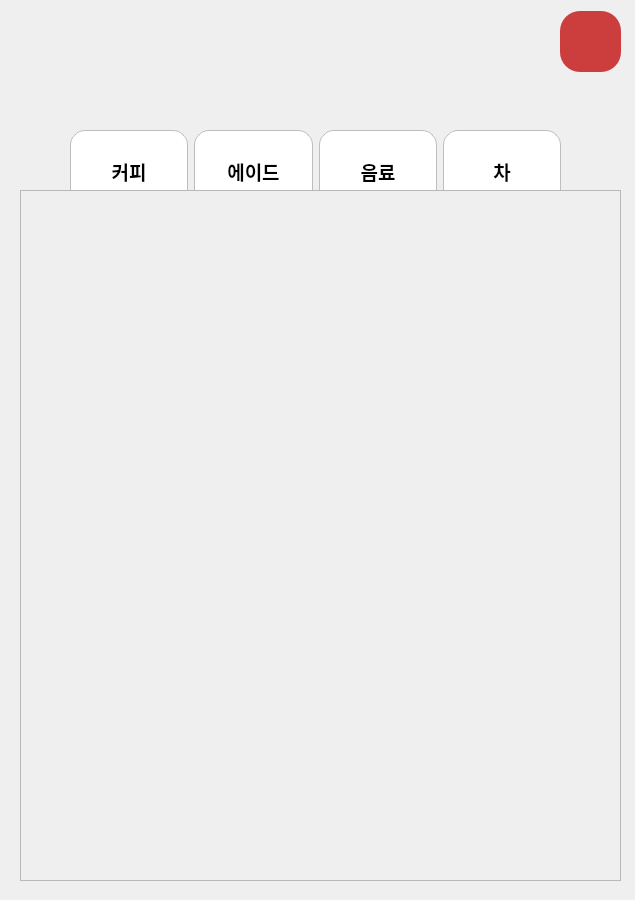
<?xml version="1.0" encoding="UTF-8"?>
<ui version="4.0">
 <class>Dialog</class>
 <widget class="QDialog" name="Dialog">
  <property name="geometry">
   <rect>
    <x>0</x>
    <y>0</y>
    <width>635</width>
    <height>900</height>
   </rect>
  </property>
  <property name="windowTitle">
   <string>Dialog</string>
  </property>
  <widget class="QLabel" name="label">
   <property name="geometry">
    <rect>
     <x>20</x>
     <y>10</y>
     <width>241</width>
     <height>62</height>
    </rect>
   </property>
   <property name="text">
    <string/>
   </property>
   <property name="pixmap">
    <pixmap>icon/logo.png</pixmap>
   </property>
   <property name="scaledContents">
    <bool>true</bool>
   </property>
  </widget>
  <widget class="QWidget" name="horizontalLayoutWidget">
   <property name="geometry">
    <rect>
     <x>70</x>
     <y>130</y>
     <width>491</width>
     <height>82</height>
    </rect>
   </property>
   <layout class="QHBoxLayout" name="categoryLayout">
    <item>
     <widget class="QPushButton" name="coffeeButton">
      <property name="sizePolicy">
       <sizepolicy hsizetype="Expanding" vsizetype="Preferred">
        <horstretch>0</horstretch>
        <verstretch>0</verstretch>
       </sizepolicy>
      </property>
      <property name="minimumSize">
       <size>
        <width>0</width>
        <height>80</height>
       </size>
      </property>
      <property name="font">
       <font>
        <family>Arial</family>
        <pointsize>14</pointsize>
        <weight>75</weight>
        <bold>true</bold>
       </font>
      </property>
      <property name="styleSheet">
       <string notr="true">QPushButton{
    background:white;
    border:1px solid #BDBDBD;
    border-radius:15px;
}

QPushButton:hover{
    background:white;
}

QPushButton:pressed{
    background:white;
}</string>
      </property>
      <property name="text">
       <string>커피</string>
      </property>
     </widget>
    </item>
    <item>
     <widget class="QPushButton" name="adeButton">
      <property name="sizePolicy">
       <sizepolicy hsizetype="Expanding" vsizetype="Preferred">
        <horstretch>0</horstretch>
        <verstretch>0</verstretch>
       </sizepolicy>
      </property>
      <property name="minimumSize">
       <size>
        <width>0</width>
        <height>80</height>
       </size>
      </property>
      <property name="font">
       <font>
        <family>Arial</family>
        <pointsize>14</pointsize>
        <weight>75</weight>
        <bold>true</bold>
       </font>
      </property>
      <property name="styleSheet">
       <string notr="true">QPushButton{
    background:white;
    border:1px solid #BDBDBD;
    border-radius:15px;
}

QPushButton:hover{
    background:white;
}

QPushButton:pressed{
    background:white;
}</string>
      </property>
      <property name="text">
       <string>에이드</string>
      </property>
     </widget>
    </item>
    <item>
     <widget class="QPushButton" name="drinkButton">
      <property name="sizePolicy">
       <sizepolicy hsizetype="Expanding" vsizetype="Preferred">
        <horstretch>0</horstretch>
        <verstretch>0</verstretch>
       </sizepolicy>
      </property>
      <property name="minimumSize">
       <size>
        <width>0</width>
        <height>80</height>
       </size>
      </property>
      <property name="font">
       <font>
        <family>Arial</family>
        <pointsize>14</pointsize>
        <weight>75</weight>
        <bold>true</bold>
       </font>
      </property>
      <property name="styleSheet">
       <string notr="true">QPushButton{
    background:white;
    border:1px solid #BDBDBD;
    border-radius:15px;
}

QPushButton:hover{
    background:white;
}

QPushButton:pressed{
    background:white;
}</string>
      </property>
      <property name="text">
       <string>음료</string>
      </property>
     </widget>
    </item>
    <item>
     <widget class="QPushButton" name="etcButton">
      <property name="sizePolicy">
       <sizepolicy hsizetype="Expanding" vsizetype="Preferred">
        <horstretch>0</horstretch>
        <verstretch>0</verstretch>
       </sizepolicy>
      </property>
      <property name="minimumSize">
       <size>
        <width>0</width>
        <height>80</height>
       </size>
      </property>
      <property name="font">
       <font>
        <family>Arial</family>
        <pointsize>14</pointsize>
        <weight>75</weight>
        <bold>true</bold>
       </font>
      </property>
      <property name="styleSheet">
       <string notr="true">QPushButton{
    background:white;
    border:1px solid #BDBDBD;
    border-radius:15px;
}

QPushButton:hover{
    background:white;
}

QPushButton:pressed{
    background:white;
}</string>
      </property>
      <property name="text">
       <string>차</string>
      </property>
     </widget>
    </item>
   </layout>
  </widget>
  <widget class="QScrollArea" name="menuScrollArea">
   <property name="geometry">
    <rect>
     <x>20</x>
     <y>190</y>
     <width>601</width>
     <height>691</height>
    </rect>
   </property>
   <property name="widgetResizable">
    <bool>true</bool>
   </property>
   <widget class="QWidget" name="menuContents">
    <property name="geometry">
     <rect>
      <x>0</x>
      <y>0</y>
      <width>599</width>
      <height>689</height>
     </rect>
    </property>
    <widget class="QWidget" name="gridLayoutWidget">
     <property name="geometry">
      <rect>
       <x>10</x>
       <y>10</y>
       <width>581</width>
       <height>671</height>
      </rect>
     </property>
     <layout class="QGridLayout" name="menuGridLayout"/>
    </widget>
   </widget>
  </widget>
  <widget class="QPushButton" name="closeButton">
   <property name="geometry">
    <rect>
     <x>560</x>
     <y>11</y>
     <width>61</width>
     <height>61</height>
    </rect>
   </property>
   <property name="font">
    <font>
     <family>휴먼모음T</family>
     <pointsize>20</pointsize>
    </font>
   </property>
   <property name="styleSheet">
    <string notr="true">QPushButton{
    background:#CC3D3D;
    border:none;
    border-radius:20px;
}

QPushButton:hover{
    background:#BA2B2B;
}

QPushButton:pressed{
    background:#980000;
}</string>
   </property>
   <property name="text">
    <string/>
   </property>
   <property name="icon">
    <iconset>
     <normaloff>icon/home.png</normaloff>icon/home.png</iconset>
   </property>
   <property name="iconSize">
    <size>
     <width>45</width>
     <height>45</height>
    </size>
   </property>
  </widget>
 </widget>
 <resources/>
 <connections/>
</ui>
